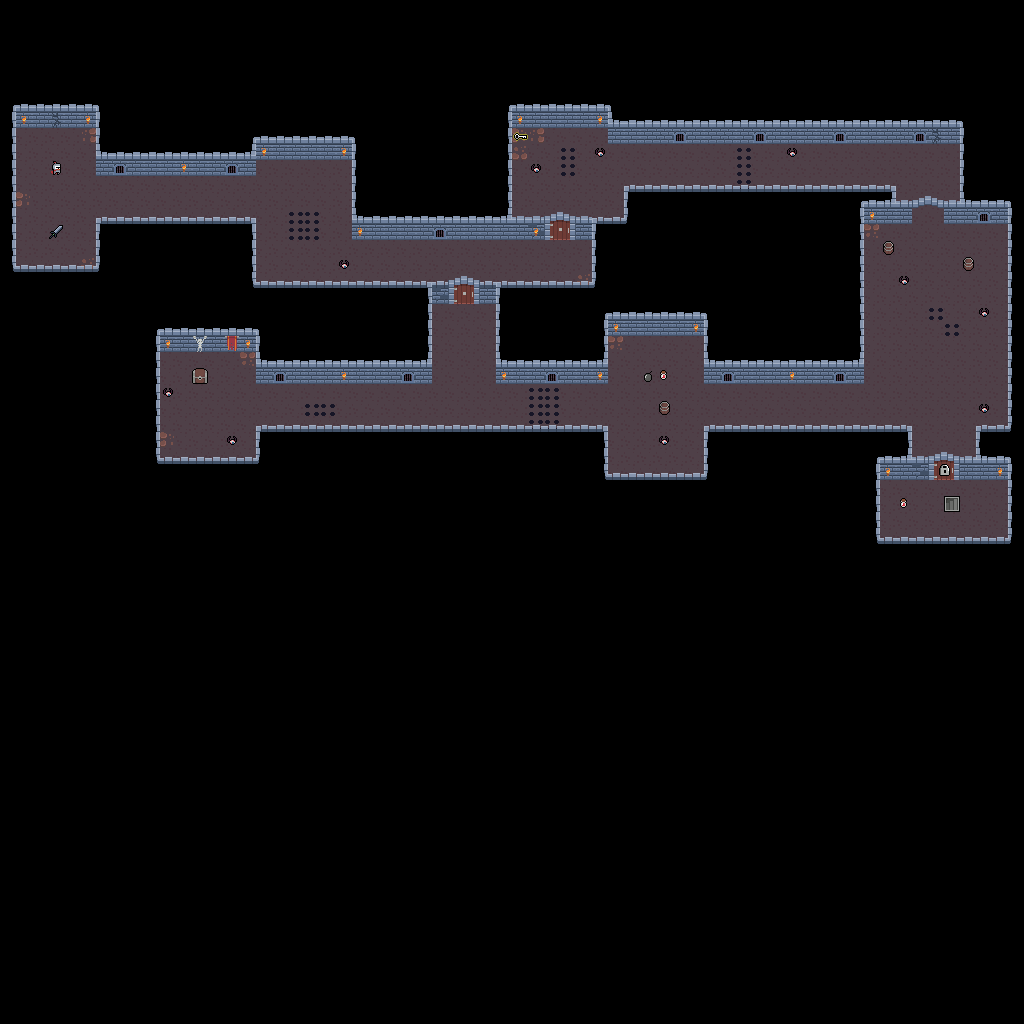

The image is a tile-based game level rendered from a .tmx file. Its description and source (layers, tilesets, objects; grid data summarised) follow:
An orthogonal 64x64 tile map with 16x16 px tiles, 5 tile layers (chao, itens, monstros, parede, ...).

<map version="1.10" tiledversion="1.10.2" orientation="orthogonal" renderorder="right-down" width="64" height="64" tilewidth="16" tileheight="16" infinite="0" backgroundcolor="#000000" nextlayerid="6" nextobjectid="1">
 <editorsettings>
  <export target="l1.lua" format="lua" />
 </editorsettings>
 <tileset firstgid="1" source="tileset.tsx" />
 <layer id="1" name="chao" width="64" height="64">
  <data>[4096 cells, 654 non-empty, 9 distinct tile ids]</data>
 </layer>
 <layer id="2" name="itens" width="64" height="64">
  <data>[4096 cells, 5 non-empty, 4 distinct tile ids]</data>
 </layer>
 <layer id="3" name="monstros" width="64" height="64">
  <data>[4096 cells, 11 non-empty, 2 distinct tile ids]</data>
 </layer>
 <layer id="4" name="parede" width="64" height="64">
  <data>[4096 cells, 478 non-empty, 29 distinct tile ids]</data>
 </layer>
 <layer id="5" name=" itens parede" width="64" height="64">
  <data>[4096 cells, 22 non-empty, 3 distinct tile ids]</data>
 </layer>
</map>